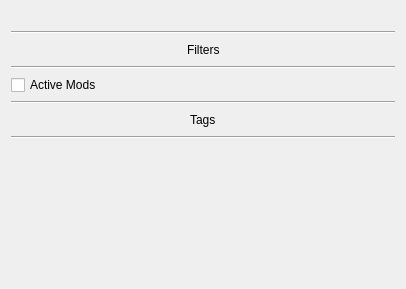
                  <widget class="QWidget" name="deployer_filter_widget">
                   <property name="geometry">
                    <rect>
                     <x>0</x>
                     <y>0</y>
                     <width>406</width>
                     <height>289</height>
                    </rect>
                   </property>
                   <layout class="QVBoxLayout" name="verticalLayout_2">
                    <item>
                     <widget class="QLabel" name="deployer_list_row_count_label">
                      <property name="text">
                       <string/>
                      </property>
                     </widget>
                    </item>
                    <item>
                     <widget class="Line" name="line_3">
                      <property name="orientation">
                       <enum>Qt::Orientation::Horizontal</enum>
                      </property>
                     </widget>
                    </item>
                    <item>
                     <layout class="QHBoxLayout" name="horizontalLayout">
                      <item>
                       <spacer name="horizontalSpacer_4">
                        <property name="orientation">
                         <enum>Qt::Orientation::Horizontal</enum>
                        </property>
                        <property name="sizeHint" stdset="0">
                         <size>
                          <width>40</width>
                          <height>20</height>
                         </size>
                        </property>
                       </spacer>
                      </item>
                      <item>
                       <widget class="QLabel" name="label_7">
                        <property name="text">
                         <string>Filters</string>
                        </property>
                       </widget>
                      </item>
                      <item>
                       <spacer name="horizontalSpacer_5">
                        <property name="orientation">
                         <enum>Qt::Orientation::Horizontal</enum>
                        </property>
                        <property name="sizeHint" stdset="0">
                         <size>
                          <width>40</width>
                          <height>20</height>
                         </size>
                        </property>
                       </spacer>
                      </item>
                     </layout>
                    </item>
                    <item>
                     <widget class="Line" name="line_4">
                      <property name="orientation">
                       <enum>Qt::Orientation::Horizontal</enum>
                      </property>
                     </widget>
                    </item>
                    <item>
                     <widget class="QCheckBox" name="filter_active_mods_depl_cb">
                      <property name="toolTip">
                       <string>Filter for enabled mods</string>
                      </property>
                      <property name="text">
                       <string>Active Mods</string>
                      </property>
                      <property name="tristate">
                       <bool>true</bool>
                      </property>
                     </widget>
                    </item>
                    <item>
                     <widget class="Line" name="line_5">
                      <property name="orientation">
                       <enum>Qt::Orientation::Horizontal</enum>
                      </property>
                     </widget>
                    </item>
                    <item>
                     <layout class="QHBoxLayout" name="horizontalLayout_2">
                      <item>
                       <spacer name="horizontalSpacer_7">
                        <property name="orientation">
                         <enum>Qt::Orientation::Horizontal</enum>
                        </property>
                        <property name="sizeHint" stdset="0">
                         <size>
                          <width>40</width>
                          <height>20</height>
                         </size>
                        </property>
                       </spacer>
                      </item>
                      <item>
                       <widget class="QLabel" name="label_8">
                        <property name="text">
                         <string>Tags</string>
                        </property>
                       </widget>
                      </item>
                      <item>
                       <spacer name="horizontalSpacer_8">
                        <property name="orientation">
                         <enum>Qt::Orientation::Horizontal</enum>
                        </property>
                        <property name="sizeHint" stdset="0">
                         <size>
                          <width>40</width>
                          <height>20</height>
                         </size>
                        </property>
                       </spacer>
                      </item>
                     </layout>
                    </item>
                    <item>
                     <widget class="Line" name="line_6">
                      <property name="orientation">
                       <enum>Qt::Orientation::Horizontal</enum>
                      </property>
                     </widget>
                    </item>
                    <item>
                     <widget class="QWidget" name="deployer_tags_widget" native="true"/>
                    </item>
                    <item>
                     <spacer name="verticalSpacer">
                      <property name="orientation">
                       <enum>Qt::Orientation::Vertical</enum>
                      </property>
                      <property name="sizeHint" stdset="0">
                       <size>
                        <width>20</width>
                        <height>40</height>
                       </size>
                      </property>
                     </spacer>
                    </item>
                   </layout>
                  </widget>
